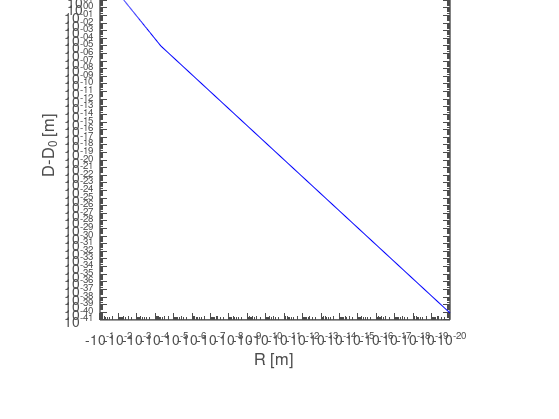

MATLAB code to generate this figure: (Note: this script raises an error after producing the figure.)
Tr=298;
Pr=709275;
N1=5.47991e-6;
N2=3.25473e-9;
v1=1.8066e-5;
v2=9.21366e-5;
Ps1=3170;
Ps2=6.52e5;
gamma=0.063;
Kh=2.43e9;

R=-1e-20:-5e-5:-1e-1;

%Re=(2*gamma)./(8.31.*Tr./v2.*log((N2-4*pi*R.^3./(3.*v2)).*Kh./(N1.*Pr)));\\

%Rdel=3.3e-5;
Rdel=6.61e-9;
D=4*pi*gamma*(R.^2-2*R.^3/(3*Rdel));

%loglog(R,Re,'b')
%hold on
loglog(R,D,'b')

xlabel('R [m]','FontSize',12)
ylabel('D-D_0 [m]','FontSize',12)

set(gca, ...
  'Box'         , 'on'     , ...
  'TickDir'     , 'in'     , ...
  'TickLength'  , [.02 .02] , ...
  'XMinorTick'  , 'on'      , ...
  'YMinorTick'  , 'on'      , ...
  'YGrid'       , 'off'      , ...
  'XColor'      , [.3 .3 .3], ...
  'YColor'      , [.3 .3 .3], ...
  'Color'       , 'w'       ,...
  'LineWidth'   , 1         , ...
  'units',       'inches', ...
  'Position', [1 1 3.5 3.5]);

set(gcf, 'PaperPositionMode', 'auto','Color','w');

print -depsc2 plot3.eps

f=@(R)(2*gamma)./(8.31.*Tr./v2.*log((N2-4*pi*R.^3./(3.*v2)).*Kh./(N1.*Pr))+Ps2-Pr)-R;

fzero(f,1e-4)
